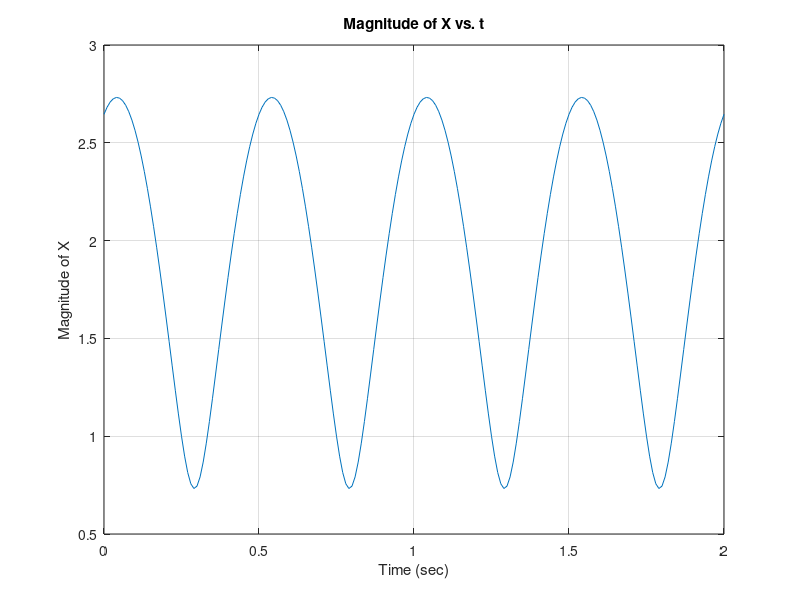
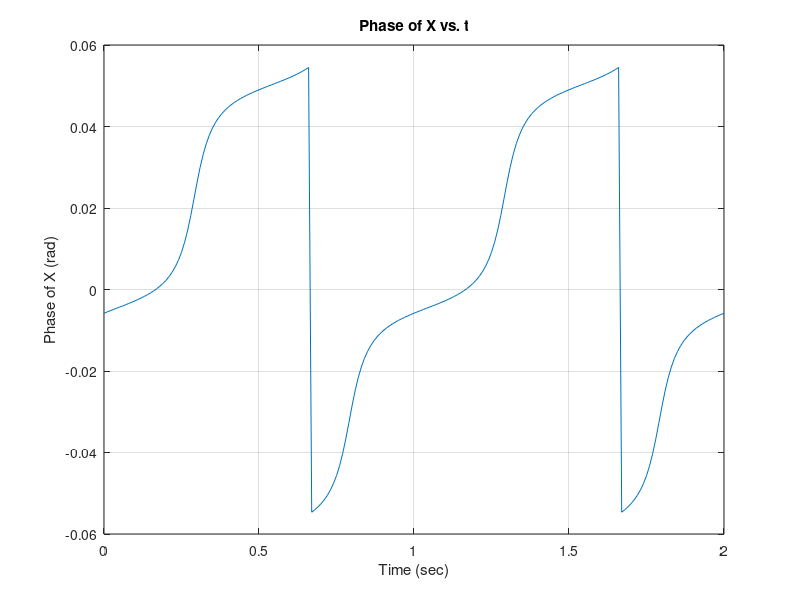
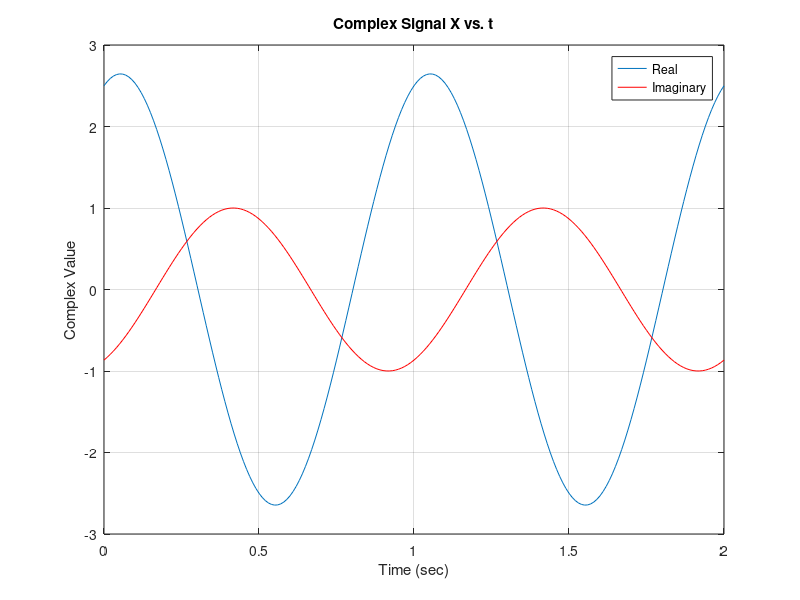

MATLAB code for these plots, in order:
% Assigning variables
f0 = 1;
T = 2;
phi = -pi/3;
fs = 100;
t = 0 : 1/fs : T;

X = exp(2*pi*1i*f0*t + 1i*phi) + 2*cos(2*pi*f0*t);

% Plot magnitude of X vs t
magX = abs(X);
figure     % separate plot to separate window
plot(t,magX)
grid on
xlabel("Time (sec)")
ylabel("Magnitude of X")
title("Magnitude of X vs. t")

% PLot phase of X (in radians) vs t
theta = angle(X);   % phase angle of X
phaseX = deg2rad(theta);    % convert phase angle to radians
figure
plot(t,phaseX)
grid on
xlabel("Time (sec)")
ylabel("Phase of X (rad)")
title("Phase of X vs. t")

% Plot real and imaginary part of X vs t
realX = real(X);
imagX = imag(X);
figure
plot(t,realX)
grid on
xlabel("Time (sec)")
ylabel("Complex Value")
title("Complex Signal X vs. t")
% Add imaginary plot with real plot
hold on
plot(t,imagX,"r")
legend("Real","Imaginary")
hold off
